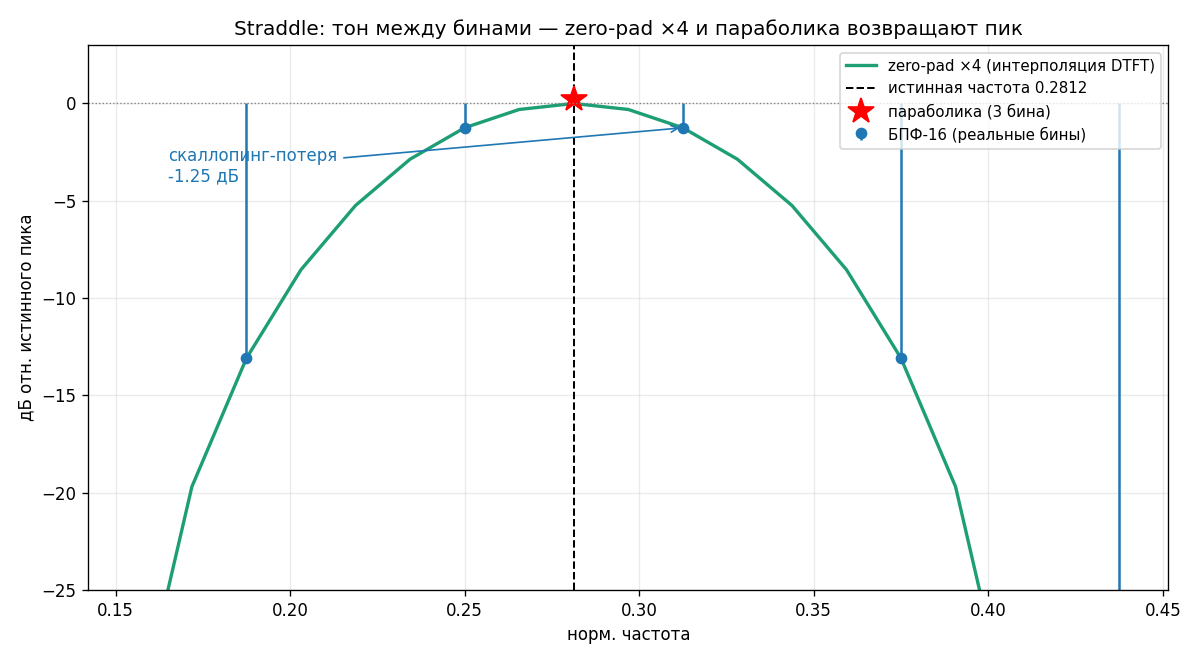

The Python source for this figure:
import numpy as np
import matplotlib
matplotlib.use("Agg")
import matplotlib.pyplot as plt

N = 16
k0 = 4
f0 = (k0 + 0.5)/N                 # тон РОВНО между бинами 4 и 5 (худший straddle)
n = np.arange(N)
w = np.hanning(N)
x = np.exp(1j*2*np.pi*f0*n)*w     # реальные 16 отсчётов, окно Ханна

X16 = np.fft.fft(x);      f16 = np.arange(N)/N
P   = 64                          # zero-pad x4
X64 = np.fft.fft(x, P);   f64 = np.arange(P)/P

ref = np.abs(X64).max()           # истинный пик главного лепестка (интерполированный)
dB16 = 20*np.log10(np.abs(X16)/ref + 1e-12)
dB64 = 20*np.log10(np.abs(X64)/ref + 1e-12)

# --- параболическая интерполяция по 3 бинам вокруг максимума (в дБ) ---
km = int(np.argmax(np.abs(X16)))
a, b, c = dB16[km-1], dB16[km], dB16[km+1]
delta = 0.5*(a - c)/(a - 2*b + c)
peak_bin  = km + delta
peak_freq = peak_bin/N
peak_dB   = b - 0.25*(a - c)*delta

scallop = dB16.max()              # лучший 16-бин ниже истинного пика = потеря на скаллопинг
ferr_raw = f16[km] - f0           # ошибка по «сырому» максимуму
ferr_par = peak_freq - f0         # ошибка после параболики

fig, ax = plt.subplots(figsize=(10,5.5))
m = (f64 >= 0.15) & (f64 <= 0.45)
ax.plot(f64[m], dB64[m], color="#1D9E75", lw=2, label="zero-pad ×4 (интерполяция DTFT)")
mm = (f16 >= 0.15) & (f16 <= 0.45)
ax.stem(f16[mm], dB16[mm], linefmt="C0-", markerfmt="C0o", basefmt=" ",
        label="БПФ-16 (реальные бины)")
ax.axvline(f0, color="k", ls="--", lw=1.2, label=f"истинная частота {f0:.4f}")
ax.plot(peak_freq, peak_dB, "r*", ms=16, label="параболика (3 бина)")
ax.axhline(0, color="gray", ls=":", lw=0.8)

ax.annotate(f"скаллопинг-потеря\n{scallop:+.2f} дБ",
            xy=(f16[km], scallop), xytext=(0.165, -4),
            arrowprops=dict(arrowstyle="->", color="C0"), fontsize=10, color="C0")
ax.set_title("Straddle: тон между бинами — zero-pad ×4 и параболика возвращают пик")
ax.set_xlabel("норм. частота"); ax.set_ylabel("дБ отн. истинного пика")
ax.set_ylim(-25, 3); ax.legend(loc="upper right", fontsize=9); ax.grid(alpha=0.25)
fig.tight_layout(); fig.savefig("/home/claude/straddle1d.png", dpi=120); plt.close(fig)

print(f"raw bin freq err = {ferr_raw:+.5f} | parabolic freq err = {ferr_par:+.5f}")
print(f"scalloping loss  = {scallop:+.2f} dB | parabolic peak = {peak_dB:+.2f} dB")
